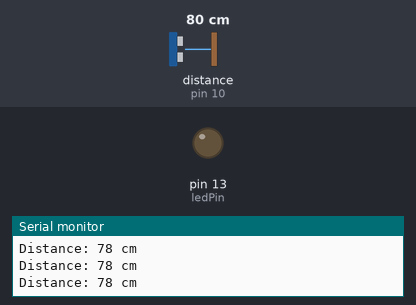
A sketch run on a simulated Arduino Uno, built with avr-gcc and run on an emulated ATmega328P. On the bench: output pins drawn as LEDs (lit = HIGH), the last lines printed to the serial monitor. Wiring (inferred from the names in the program): ultrasonic range finder: trigger pin 9; echo pin 10. Inputs (shaded band) come from the test bench; at power-on: distance to the obstacle (sensor on pin 10) 80 cm. The echo pulse lasts 58.3 µs per cm; pins used as bus, display or sensor lines are not drawn.

Above: at 1.2 s.
1.3 s: distance to the obstacle (sensor on pin 10) set to 12 cm
2.8 s: distance to the obstacle (sensor on pin 10) set to 9 cm
At 3.5 s:
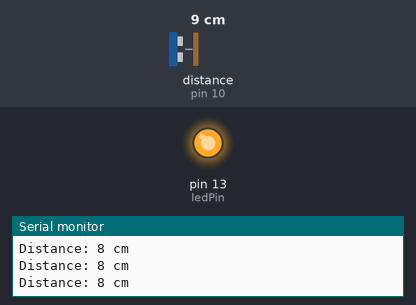
4.3 s: distance to the obstacle (sensor on pin 10) set to 18 cm
At 5.3 s:
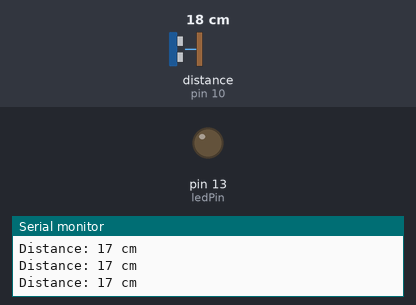
5.8 s: distance to the obstacle (sensor on pin 10) set to 2 cm
At 6.2 s:
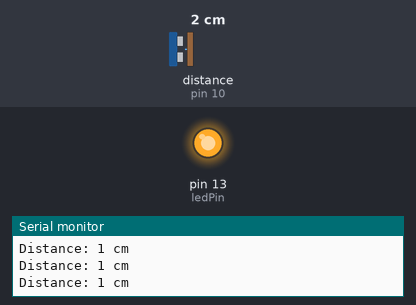
Timing chart, 0 to 8.3 s (numbered marks = the images above; inputs shaded):
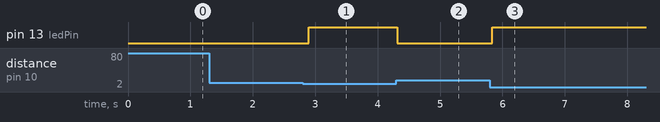

Measured:
- the behaviour switches between 11 and 10 cm on distance to the obstacle (sensor on pin 10) (found by bisection; images 0 and 1)
- after the input at 2.8 s, pin 13 (ledPin): LOW → HIGH after 0.09 s
- after the input at 4.3 s, pin 13 (ledPin): HIGH → LOW at once
- after the input at 5.8 s, pin 13 (ledPin): LOW → HIGH at once

The sketch:

diod_10.ino
```cpp
const int trigPin= 9;
const int echoPin =10;
const int ledPin =13;
long duration;
int distance;

void setup() {
  pinMode(trigPin, OUTPUT);
  pinMode(echoPin, INPUT);
  pinMode(ledPin,OUTPUT);
  Serial.begin(9600);

}

void loop() {
  digitalWrite(trigPin,LOW);
  delayMicroseconds(2);
  digitalWrite(trigPin,HIGH);
  delayMicroseconds(10);
  digitalWrite(trigPin,LOW);

  duration = pulseIn(echoPin,HIGH);
  distance = duration *0.034/2;

  Serial.print("Distance: ");
  Serial.print(distance);
  Serial.println(" cm");

  if (distance >0 && distance <10){
    digitalWrite(ledPin,HIGH);
  }
  else{
    digitalWrite(ledPin,LOW);

  }
  delay(100);

}
//  code with filter
// const int trigPin = 9;
// const int echoPin = 10;
// const int ledPin = 13;

// void setup() {
//   pinMode(trigPin, OUTPUT);
//   pinMode(echoPin, INPUT);
//   pinMode(ledPin, OUTPUT);
//   Serial.begin(9600);
// }

// void loop() {

//   int cleanDistance = getFilteredDistance();

//   Serial.print("Filtered Distance: ");
//   Serial.print(cleanDistance);
//   Serial.println(" cm");

//   // Логіка для світлодіода
//   if (cleanDistance > 0 && cleanDistance < 10) {
//     digitalWrite(ledPin, HIGH);
//   } else {
//     digitalWrite(ledPin, LOW);
//   }

//   delay(200); // Робимо паузу між основними циклами
// }


// int getFilteredDistance() {
//   long sum = 0;
//   int validReadingsCount = 0;

//   for (int i = 0; i < 10; i++) {

//     digitalWrite(trigPin, LOW);
//     delayMicroseconds(2);
//     digitalWrite(trigPin, HIGH);
//     delayMicroseconds(10);
//     digitalWrite(trigPin, LOW);


//     long duration = pulseIn(echoPin, HIGH, 30000);
//     int rawDistance = duration * 0.034 / 2;

//     if (rawDistance > 0 && rawDistance <= 400) {
//       sum += rawDistance;       // Додаємо тільки правильні значення
//       validReadingsCount++;     // Рахуємо кількість успішних замірів
//     }

//     delay(10);
//   }


//   if (validReadingsCount > 0) {
//     return sum / validReadingsCount;
//   } else {
//     return 0;
//   }
// }
```
